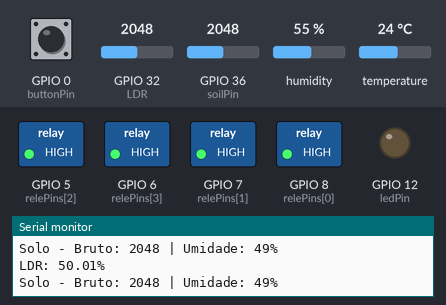
Bench run of a sketch on a simulated ESP32. On the bench: switched loads named in the sketch (green lamp = pin HIGH), output pins drawn as LEDs (lit = HIGH), the last lines printed to the serial monitor. The inputs (shaded band) are chosen by the test bench; at power-on: GPIO 32 (LDR) = 2048, GPIO 36 (soilPin) = 2048, GPIO 0 (buttonPin) HIGH, temperature 24 °C, humidity 55 %. WiFi joins after 1.5 s; servers stay silent unless stated.

Above: at 2.9 s.
3.0 s: GPIO 32 (LDR) set to 1673
4.9 s: GPIO 32 (LDR) set to 1612
At 6.0 s:
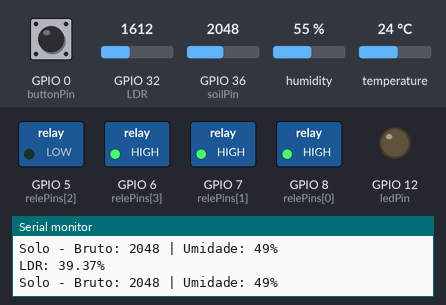
7.2 s: GPIO 36 (soilPin) set to 2817
8.9 s: GPIO 36 (soilPin) set to 2912
At 10.8 s:
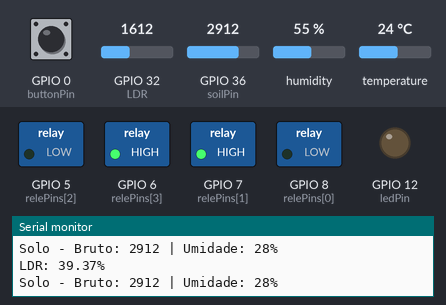
11.2 s: GPIO 0 (buttonPin) pulled LOW for 3.2 s
At 14.5 s:
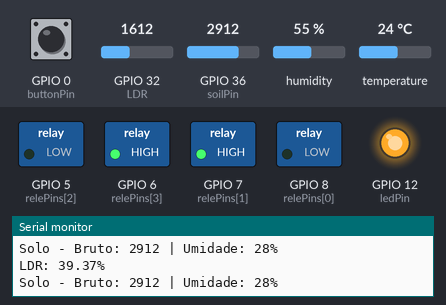
15.9 s: temperature set to 28.4 °C
17.5 s: temperature set to 29.7 °C
At 19.7 s:
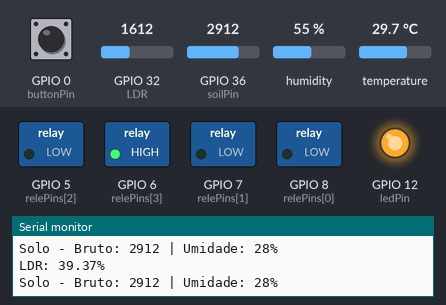
Timing chart, 0 to 20.8 s (numbered marks = the images above; inputs shaded):
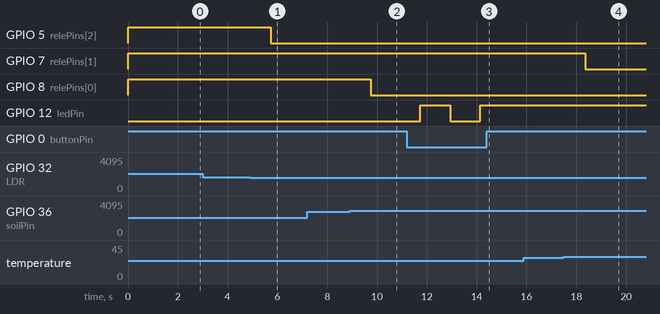

The sketch:

estufa.ino
```cpp
#include <WiFi.h>
#include <ArduinoWebsockets.h>
#include <DHT.h>

using namespace websockets;

// ==== Configuração WiFi e WebSocket ====
const char* ssid = "Estufa";
const char* password = "Estufaifprivp";
const char* websocketServer = "ws://192.168.39.29:81";

WebsocketsClient socket;
bool connected = false;

// ==== Configuração do Sensor DHT22 ====
#define DHTPIN 10
#define DHTTYPE DHT22
DHT dht(DHTPIN, DHTTYPE);
float temperature = 0.0;
float humidity = 0.0;

// Pino (A4)
#define LDR A4

// ==== LED e Botão ====
const int ledPin = 12;
bool ledState = false;
const int buttonPin = 0;

// ==== Relés ====
const int relePins[4] = {8, 7, 5, 6};
bool releStates[4] = {false};

// ==== Sensor de Umidade do Solo ====
const int soilPin = A0; // Conectado em A0

// ==== Modo de Operação ====
bool manualMode = false;

// ==== Setup ====
void setup() {
  Serial.begin(115200);

  // Inicializa sensores e pinos
  dht.begin();
  pinMode(buttonPin, INPUT_PULLUP);
  pinMode(ledPin, OUTPUT);
  digitalWrite(ledPin, LOW);

  for (int i = 0; i < 4; i++) {
    pinMode(relePins[i], OUTPUT);
    digitalWrite(relePins[i], HIGH); // Relés começam desligados
  }

  // Conexões
  connectWiFi();
  connectToWebSocket();

  socket.onMessage(handleMessage);
  socket.onEvent(handleEvent);
}

// ==== Loop ====
void loop() {
  if (!connected) {
    Serial.println("Tentando reconectar ao servidor WebSocket...");
    connectToWebSocket();
  }

  socket.poll();

  // Leitura do DHT22
  String dhtData = loadDHT22Data();
  socket.send(dhtData + ":dht:localhost:esp");

  // Leitura do LDR
  String ldrData = loadLDR();
  socket.send(ldrData + ":ldr:localhost:esp");

  // Leitura do sensor de solo
  String soilData = loadSoilData();
  socket.send(soilData + ":soil:localhost:esp");

  // Aplicar lógica de automação se não estiver no modo manual
  if (!manualMode) {
    applyAutomationLogic();
  }

  delay(1000);

  // Controle do LED via botão local
  if (digitalRead(buttonPin) == LOW) {
    ledState = !ledState;
    digitalWrite(ledPin, ledState);
    socket.send(String(ledState) + ":led:localhost:esp");
    delay(200);
  }
}

// ==== Aplicar lógica de automação ====
void applyAutomationLogic() {
  // Controlar relés baseado nos sensores
  // Exemplo: Se umidade do solo baixa, ligar relé 1 (irrigação)
  int soilValue = analogRead(soilPin);
  int soilPercent = map(soilValue, 4095, 0, 0, 100);

  if (soilPercent < 30) {
    digitalWrite(relePins[0], LOW);   // Liga
    releStates[0] = true;
    socket.send("1:rele3:localhost:esp");
  } else {
    digitalWrite(relePins[0], HIGH);  // Desliga
    releStates[0] = false;
    socket.send("0:rele3:localhost:esp");
  }

  // Exemplo: Se temperatura alta, ligar relé 2 (ventilação)
  if (temperature > 29) {
    digitalWrite(relePins[1], LOW);   // Liga
    releStates[1] = true;
    socket.send("1:rele1:localhost:esp");
  } else {
    digitalWrite(relePins[1], HIGH);  // Desliga
    releStates[1] = false;
    socket.send("0:rele1:localhost:esp");
  }

  // Exemplo: Se luz baixa, ligar relé 3 (iluminação)
  int lightValue = analogRead(LDR);
  int lightPercent = lightValue / 40.95;

  if (lightPercent < 40) {
    digitalWrite(relePins[2], LOW);   // Liga
    releStates[2] = true;
    socket.send("1:rele2:localhost:esp");
  } else {
    digitalWrite(relePins[2], HIGH);  // Desliga
    releStates[2] = false;
    socket.send("0:rele2:localhost:esp");
  }
}

// ==== Manipula mensagens do WebSocket ====
void handleMessage(WebsocketsMessage message) {
  Serial.print("Mensagem recebida: ");
  Serial.println(message.data());

  String data = message.data();

  // Verificar se é comando de modo
  if (data == "mode:manual") {
    manualMode = true;
    Serial.println("Modo manual ativado");
    return;
  }
  else if (data == "mode:auto") {
    manualMode = false;
    Serial.println("Modo automático ativado");
    return;
  }

  // Processar outros comandos apenas se estiver no modo manual
  if (manualMode) {
    String status = parseData(data, 1);
    String sensor = parseData(data, 2);

    if (sensor == "led") {
      ledState = status.toInt();
      digitalWrite(ledPin, ledState);
    }
    else if (sensor.startsWith("rele")) {
      int releIndex = sensor.substring(4).toInt(); // rele1 → 1
      if (releIndex >= 1 && releIndex <= 4) {
        int idx = releIndex - 1;
        releStates[idx] = status.toInt();
        digitalWrite(relePins[idx], releStates[idx] ? LOW : HIGH); // Ajuste lógica
      }
    }
  }
}

// ==== Eventos do WebSocket ====
void handleEvent(WebsocketsEvent event, WSInterfaceString data) {
  switch (event) {
    case WebsocketsEvent::ConnectionOpened:
      Serial.println("WebSocket conectado.");
      socket.send("Hello, server!");
      connected = true;
      break;
    case WebsocketsEvent::ConnectionClosed:
      Serial.println("WebSocket desconectado.");
      connected = false;
      break;
    default:
      break;
  }
}

// ==== Conecta ao WebSocket ====
void connectToWebSocket() {
  connected = socket.connect(websocketServer);
  if (connected) Serial.println("Conectado ao WebSocket!");
  else Serial.println("Falha na conexão com o WebSocket.");
}

// ==== Conecta ao WiFi ====
void connectWiFi() {
  WiFi.mode(WIFI_STA);
  WiFi.begin(ssid, password);
  Serial.print("Conectando ao WiFi");
  while (WiFi.status() != WL_CONNECTED) {
    delay(500);
    Serial.print(".");
  }
  Serial.println("\nConectado ao WiFi. IP: " + WiFi.localIP().toString());
}

// ==== Lê dados do DHT22 ====
String loadDHT22Data() {
  temperature = dht.readTemperature();
  humidity = dht.readHumidity();

  if (isnan(temperature) || isnan(humidity)) {
    Serial.println("Falha na leitura do DHT22!");
    return "0,0";
  }

  return String(temperature) + "," + String(humidity);
}

// ==== Lê dados do Sensor de Umidade do Solo ====
String loadSoilData() {
  int leitura = analogRead(soilPin); // 0 a 4095
  int umidadePercentual = map(leitura, 4095, 0, 0, 100);

  Serial.print("Solo - Bruto: ");
  Serial.print(leitura);
  Serial.print(" | Umidade: ");
  Serial.print(umidadePercentual);
  Serial.println("%");

  return String(umidadePercentual);
}

String loadLDR() {
  float leitura = analogRead(LDR) / 40.95; // Coloque GND -> 10K resistor -> OUT -> LDR -> 3.3V

  Serial.print("LDR: ");
  Serial.print(leitura);
  Serial.println("%");

  return String(leitura);
}

// ==== Função auxiliar para dividir mensagens ====
String parseData(String data, int index) {
  String result = "";
  int currentIndex = 1;
  int start = 0;
  int end = data.indexOf(":");

  while (end != -1 && currentIndex <= index) {
    if (currentIndex == index) {
      result = data.substring(start, end);
      break;
    }
    start = end + 1;
    end = data.indexOf(":", start);
    currentIndex++;
  }

  return result;
}
```

Measured:
- the behaviour switches between 1638 and 1637 on GPIO 32 (LDR) (found by bisection; images 0 and 1)
- the behaviour switches between 2866 and 2867 on GPIO 36 (soilPin) (found by bisection; images 1 and 2)
- the behaviour switches between 29 and 29.1 °C on temperature (found by bisection; images 3 and 4)
- after the input at 4.9 s, GPIO 5 (relePins[2]): HIGH → LOW after 0.82 s
- after the input at 8.9 s, GPIO 8 (relePins[0]): HIGH → LOW after 0.84 s
- after the input at 11.2 s, GPIO 12 (ledPin): LOW → HIGH after 0.54 s, → LOW 1.2 s later, → HIGH 1.2 s later
- after the input at 17.5 s, GPIO 7 (relePins[1]): HIGH → LOW after 0.87 s
